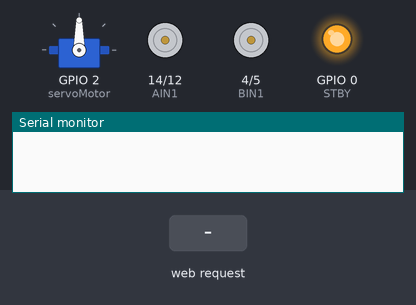
The sketch below on a simulated ESP8266 (NodeMCU). Shown: servo, motor-driver pin pairs drawn as motors (green arrow = first pin HIGH = forward, orange = second pin HIGH = backward, longer = more drive, scaled by the enable pin, stopped while the standby pin is LOW), output pins drawn as LEDs (lit = HIGH), the last lines printed to the serial monitor. Inputs (shaded band) come from the test bench.

Above: at 1.2 s.
1.3 s: HTTP request GET /on received
At 1.8 s:
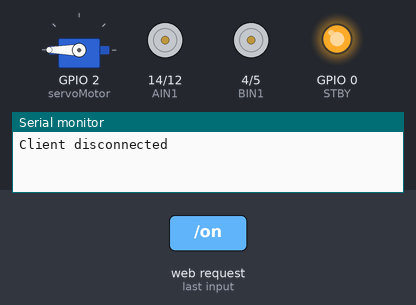
2.8 s: HTTP request GET /off received
At 4.0 s:
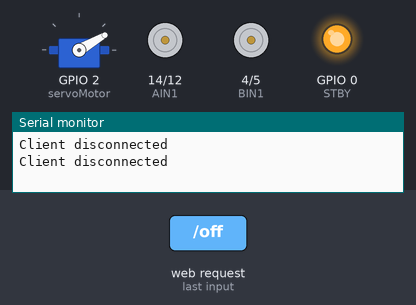
4.3 s: HTTP request GET /Izquierda received
At 4.7 s:
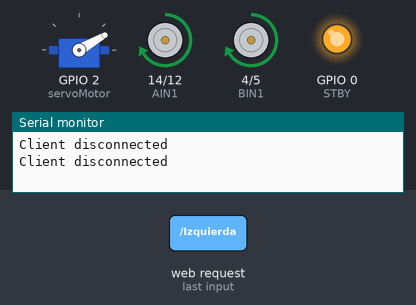
6.3 s: HTTP request GET /Derecha received
At 6.7 s:
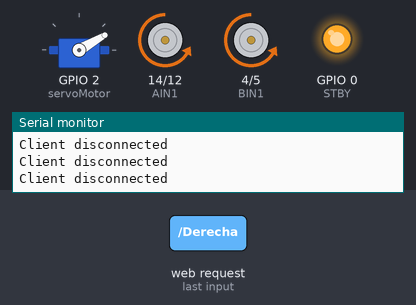
8.3 s: HTTP request GET /Adelante received
At 9.1 s:
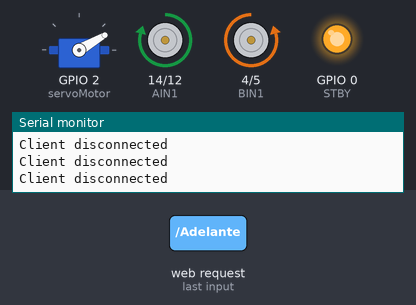
10.8 s: HTTP request GET /Atras received
At 10.95 s:
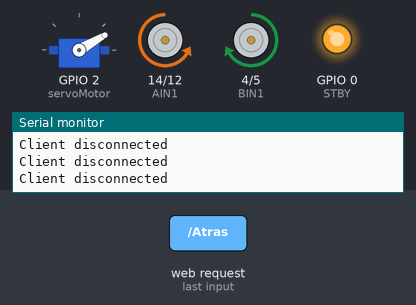
Timing chart, 0 to 13.6 s (numbered marks = the images above; inputs shaded):
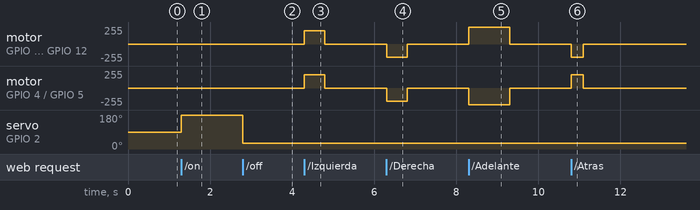

The sketch:

panchobot.ino
```cpp
//codigo desarrollado por yo, gracias por su atencion
// incluimos las librerias que usaremos, para el node mcu y para el servomotor
#include <ESP8266WiFi.h>
#include <Servo.h>
//configuramos el wifi con el nombre y contraseña
const char* ssid = "PanchoWifi";
const char* password = "12345";
WiFiServer server(80);
//le decimos en que pin esta cada coneccion
const int PWMA = 15;
const int AIN1 = 14;
const int AIN2 = 12;
const int PWMB = 13;
const int BIN1 = 4;
const int BIN2 = 5;
const int STBY = 0;

Servo servoMotor;
int servoAngle = 90;

void setup() {
  Serial.begin(9600);
  delay(10);
//le decimos que el servomotr esta en el pin 2
  servoMotor.attach(2);

  server.begin();
  WiFi.mode(WIFI_AP);
//definimos el modo de cada pin
  pinMode(AIN1, OUTPUT);
  pinMode(AIN2, OUTPUT);
  pinMode(PWMA, OUTPUT);
  pinMode(BIN1, OUTPUT);
  pinMode(BIN2, OUTPUT);
  pinMode(PWMB, OUTPUT);
  pinMode(STBY, OUTPUT);

  digitalWrite(STBY, HIGH);
}

void loop() {
  int estado = HIGH;

  WiFiClient client = server.available();
  if (!client) {
    return;
  }

  while (!client.available()) {
    delay(1);
  }

  String peticion = client.readStringUntil('\r');
  client.flush();
// le configuramos para que active y desactive el arma con el comando "on" y "off"
  if (peticion.indexOf("/on") != -1) {
    estado = LOW;
  }
  if (peticion.indexOf("/off") != -1) {
    estado = HIGH;
  }
//le decimos que el arma en estado apagado esta en un anglo de 10 grados
  if (estado == LOW) {
    digitalWrite(2, LOW);
    servoAngle = 180;
    servoMotor.write(servoAngle);
  }
  else {
    digitalWrite(2, HIGH);
    servoAngle = 30;// le decimos que el angulo del arma encendida es un angulo de 90 grados
    servoMotor.write(servoAngle);
  }
//le decimos que con el comando "/Izquierda " el robot gire a la izquierda
  if (peticion.indexOf("/Izquierda") != -1) {
    digitalWrite(AIN1, HIGH);
    digitalWrite(AIN2, LOW);
    analogWrite(PWMA, 200);

    digitalWrite(BIN1, HIGH);
    digitalWrite(BIN2, LOW);
    analogWrite(PWMB, 200);

    delay(500);// que haga la accion durante 1 segundo
    //que con el comando"/Derecha" el robot vaya hacia la derecha
  } else if (peticion.indexOf("/Derecha") != -1) {
    digitalWrite(AIN1, LOW);
    digitalWrite(AIN2, HIGH);
    analogWrite(PWMA, 200);

    digitalWrite(BIN1, LOW);
    digitalWrite(BIN2, HIGH);
    analogWrite(PWMB, 200);

    delay(500);// que la accion dure 3 seg

    //que con el comando "/Adelante" el robot vaya hacia atras
  } else if (peticion.indexOf("/Adelante") != -1) {
    digitalWrite(AIN1, HIGH);
    digitalWrite(AIN2, LOW);
    analogWrite(PWMA, 250);
    digitalWrite(BIN1, LOW);
    digitalWrite(BIN2, HIGH);
    analogWrite(PWMB, 250);

    delay(1000);//que la accion dure 3 seg
    //que con el comando"/Atras" el robot vaya hacia adelante
  } else if (peticion.indexOf("/Atras") != -1) {
    digitalWrite(AIN1, LOW);
    digitalWrite(AIN2, HIGH);
    analogWrite(PWMA, 200);
    digitalWrite(BIN1, HIGH);
    digitalWrite(BIN2, LOW);
    analogWrite(PWMB, 200);

    delay(300);// que la accion dure 3 seg
    //que detenga el movimiento
  } else if (peticion.indexOf("/Detener") != -1) {
    digitalWrite(AIN1, LOW);
    digitalWrite(AIN2, LOW);
    analogWrite(PWMA, LOW);
    digitalWrite(BIN1, LOW);
    digitalWrite(BIN2, LOW);
    analogWrite(PWMB, LOW);

    delay(200);
  }

  digitalWrite(PWMA, LOW);
  digitalWrite(AIN1, LOW);
  digitalWrite(AIN2, LOW);

  digitalWrite(PWMB, LOW);
  digitalWrite(BIN1, LOW);
  digitalWrite(BIN2, LOW);

  delay(100);

  Serial.println("Client disconnected");
}
```

Measured:
- after the input at 1.3 s, servo on GPIO 2 (servoMotor): 90° → 180° at once
- after the input at 2.8 s, servo on GPIO 2 (servoMotor): 180° → 30° at once
- after the input at 4.3 s, motor on GPIO 14 (AIN1) / GPIO 12 (AIN2), motor on GPIO 4 (BIN1) / GPIO 5 (BIN2): stopped → forward 200/255 at once, → stopped 0.50 s later
- after the input at 6.3 s, motor on GPIO 14 (AIN1) / GPIO 12 (AIN2), motor on GPIO 4 (BIN1) / GPIO 5 (BIN2): stopped → backward 200/255 at once, → stopped 0.50 s later
- after the input at 8.3 s, motor on GPIO 14 (AIN1) / GPIO 12 (AIN2): stopped → forward 250/255 at once, → stopped 1.0 s later; motor on GPIO 4 (BIN1) / GPIO 5 (BIN2): stopped → backward 250/255 at once, → stopped 1.0 s later
- after the input at 10.8 s, motor on GPIO 14 (AIN1) / GPIO 12 (AIN2): stopped → backward 200/255 at once, → stopped 0.30 s later; motor on GPIO 4 (BIN1) / GPIO 5 (BIN2): stopped → forward 200/255 at once, → stopped 0.30 s later
